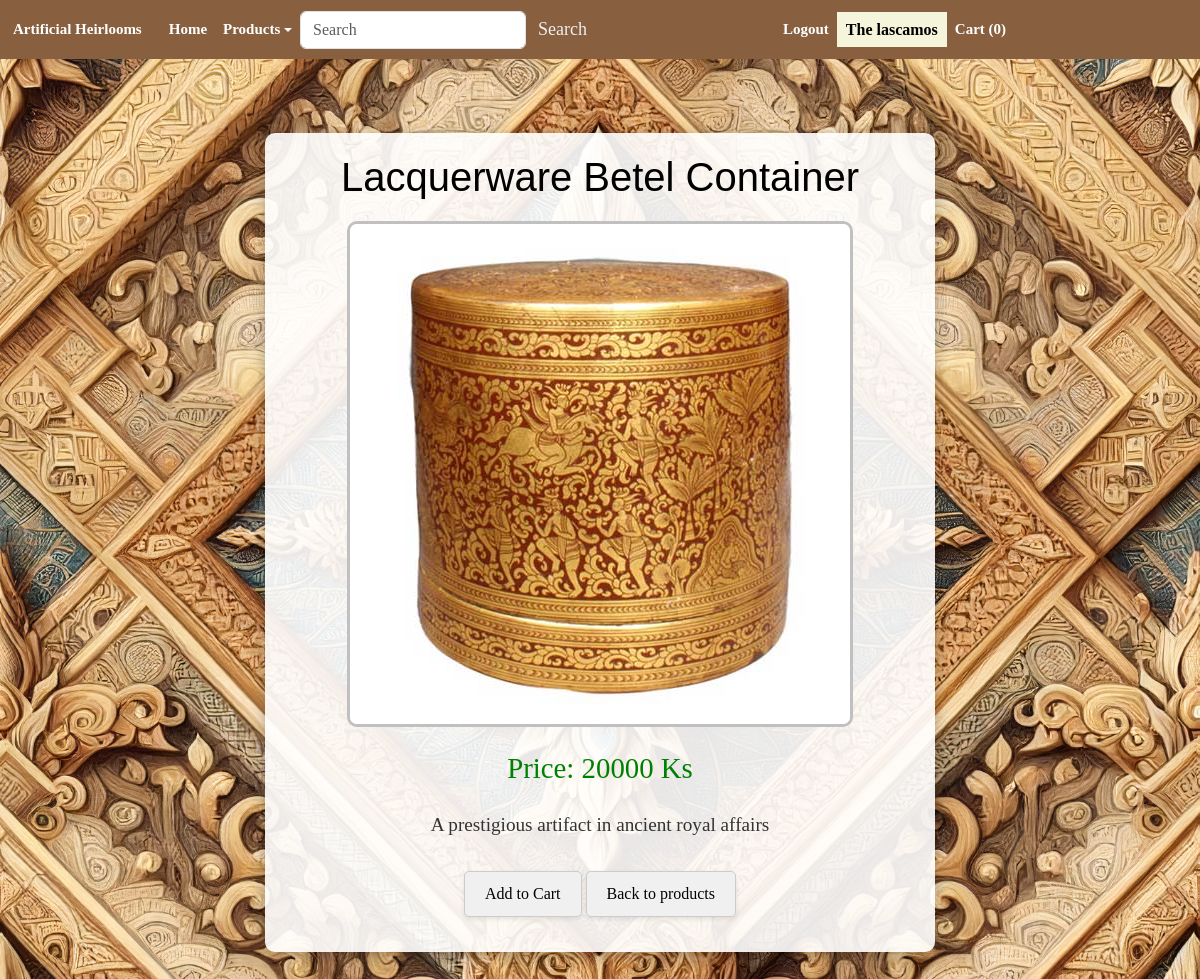
/products/1/ (signed in), run on the app's committed database.
### shop/models.py (models this page shows, shortened)
class Order(models.Model):
    customer = models.ForeignKey(Customer, on_delete=models.SET_NULL, null=True, blank=True)
    date_ordered = models.DateTimeField(auto_now_add=True)
    complete = models.BooleanField(default=False, null=True, blank=True)
    transaction_id = models.CharField(max_length=200, null=True)
    @property
    def get_cart_items(self):
        orderitems = self.orderitem_set.all()
        total = sum([item.quantity for item in orderitems])
        return total

class Product(models.Model):
    name = models.CharField(max_length=200, null=False)
    image = models.ImageField(upload_to='item_images/', null=True, blank=True)
    description = models.TextField(blank=True)
    price = models.DecimalField(max_digits=10, decimal_places=0)
    stock = models.PositiveIntegerField(default=0)
    category = models.ForeignKey('Category', on_delete=models.CASCADE, null=True, blank=True)
    @property
    def imageURL(self):
        try:
            url = self.image.url
        except:
            url = ''
        return url

### shop/views.py (the view)
# urls.py: path('products/<int:product_id>/', views.product_detail, name='product_detail'),  # URL for item details
def product_detail(request, product_id):
    product = get_object_or_404(Product, id=product_id)  # Retrieve the item based on ID
    categories = Category.objects.all()
    if request.user.is_authenticated:
        customer = request.user.customer
        order, created = Order.objects.get_or_create(customer=customer, complete=False)
        items = order.orderitem_set.all()
    else:
        items = []
        order = {'get_cart_total':0, 'get_cart_items':0}
    context = {
        'product': product,
        'categories': categories,
        'order': order,
    }
    return render(request, 'product_detail.html', context)  # Render the item detail template

### shop/templates/product_detail.html (shortened to what this page needs)
{% extends "wallpaper_base.html" %}
{% load static %}
{% block content %}
<div class="product-details-container">
    <h1 class="product-name">{{ product.name }}</h1>
    <div class="image-panel">
        <img src="{{ product.imageURL }}" alt="{{ product.name }}">
    </div>
    <p class="product-price">Price: {{ product.price }} Ks</p>
    <p class="product-description"> {{ product.description }} </p>
    <button data-product="{{product.id}}" data-action="add" class="details-page-button update-cart">Add to Cart</button>
    <a class="details-page-button" href="{% url 'products' %}">Back to products</a>
</div>
{% endblock %}

### shop/templates/master.html (shortened to what this page needs)
<!DOCTYPE html>
{% load static %}
<html>
<head>
    {% load bootstrap5 %}
    {% bootstrap_css %}
    <link rel="stylesheet" type = 'text/css'  href="{% static 'css/custom.css' %}">
</head>
<body>
    <nav class="navbar navbar-expand-lg">
        <a class="navbar-brand" href="/">Artificial Heirlooms</a>
        <div class="collapse navbar-collapse" id="navbarSupportedContent">
          <ul class="navbar-nav mr-auto">
            <li class="nav-item active">
              <a class="nav-link" href="/">Home</span></a>
            </li>
            <li class="nav-item dropdown">
              <a class="nav-link dropdown-toggle" href="#" id="navbarDropdown" role="button" data-bs-toggle="dropdown" aria-expanded="false">
                  Products
              </a>
          </li>
          </ul>
          <form class="form-inline my-2 my-lg-0" style="display: flex; align-items: center;" action="{% url 'search_products' %}" method="GET">
            <input class="form-control mr-sm-2" type="search" placeholder="Search" aria-label="Search" name="q" value="{{ query }}">
            <button class="btn btn-outline-success" type="submit">Search</button>
        </form>
        </div>
        <div class="collapse navbar-collapse" id="navbarNav">
          <ul class="navbar-nav ml-auto">
            {% if user.is_authenticated %}
            <li class="nav-item">
              <a class="nav-link" href="{% url 'logout' %}">Logout</a>
            </li>
            <li class="nav-item">
              <span class="mr-2 navbar-username"> The {{ user.username }} </span>
            </li>
              <a class="nav-link" href="/cart/">Cart ({{ order.get_cart_items }})</a>
            {% endif %}
          </ul>
      </div>
    </nav>
<div class="container">
    <br>
    {% block content %}{% endblock %}
</div>
</body>
</html>

### shop/static/css/custom.css (style rules this page uses)
body { color: #444444; font-family: serif; }
a { color: lavender; text-decoration: none; }
h1, h2, h3, h4, h5, h6 { font-family: "Arial", "Georgia"; }
.navbar-username { font-family: Georgia, serif; font-weight: bold; background-color: beige; padding: 9px; color: black; }
.product-details-container .item-name, .product-details-container .item-description, .product-details-container .details-page-button { background-color: black; border-radius: 10px; padding: 10px 15px; margin-bottom: 15px; box-shadow: 0 2px 5px rgba(0, 0, 0, 0.1); display: inline-block; }
.product-details-container .details-page-button { text-decoration: none; color: black; background-color: #f0f0f0; padding: 10px 20px; border-radius: 5px; border: 1px solid #ccc; transition: background-color 0.3s ease; }
.product-name { font-size: 2.5em; margin-bottom: 20px; color: black; }
.image-panel img { max-width: 100%; height: auto; border-radius: 10px; border: 3px solid silver; transition: transform 0.3s; }
.product-price { font-size: 1.8em; margin: 20px 0; color: green; }
.product-description { font-size: 1.2em; line-height: 1.6; margin-bottom: 30px; color: #333333; }
.details-page-button { display: inline-block; padding: 10px 20px; font-size: 1em; color: black; background-color: white; border: 2px solid black; border-radius: 5px; text-decoration: none; transition: background-color 0.3s, color 0.3s; }
.navbar { padding: 10px; background-color: #886040; }
.navbar ul { margin: 0; padding: 0; display: flex; list-style: none; align-items: center; }
.navbar li { position: relative; }
.navbar a, .navbar a:focus { display: flex; align-items: center; justify-content: space-between; padding: 0 3px; font-size: 15px; font-weight: 600; white-space: nowrap; transition: 0.3s; color: white; position: relative; }
.navbar a:hover:before, .navbar li:hover>a:before, .navbar .active:before { visibility: visible; width: 100%; }
.navbar a:hover, .navbar .active, .navbar .active:focus, .navbar li:hover>a { color: #fff; }
.btn-outline-success { color: #eee; font: Arial; font-size: 18px; outline-color: #eee; border: none; }

### data on the page
Order: get_cart_items "0"
Product: name "Lacquerware Betel Container", imageURL (picture), price "20000", description "A prestigious artifact in ancient royal affairs"

### other printed values
{{ user.username }} "lascamos"
